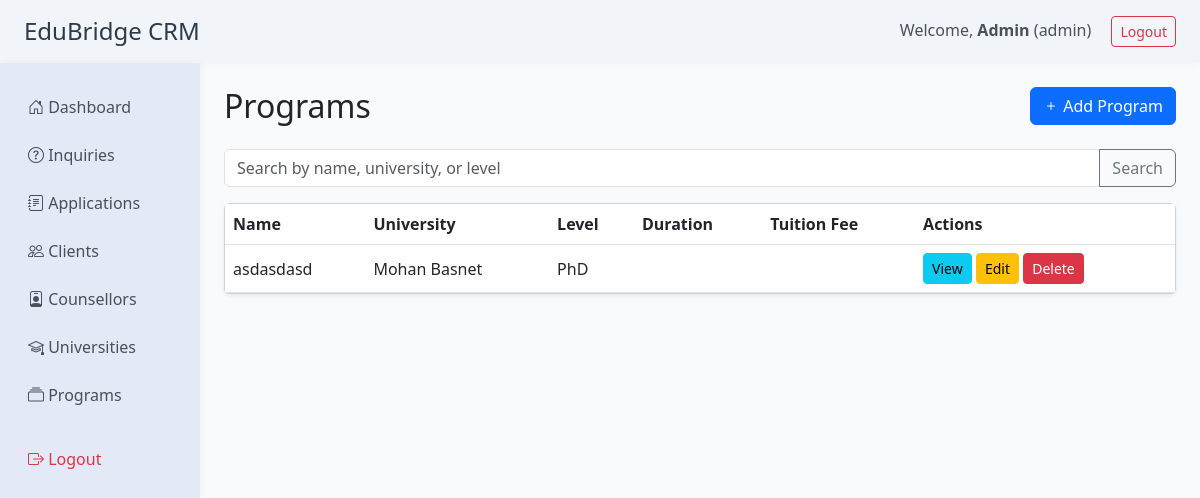
Page /modules/programs/list.php (signed in) on the committed database.
### tables this page shows
CREATE TABLE `programs` (
  `id` char(36) NOT NULL,
  `university_id` char(36) NOT NULL,
  `name` varchar(255) NOT NULL,
  `level` enum('Bachelors','Masters','PhD','Diploma','Certificate','Other') DEFAULT 'Bachelors',
  `duration` varchar(100) DEFAULT NULL,
  `tuition_fee` decimal(12,2) DEFAULT NULL,
  `description` text DEFAULT NULL,
  `created_at` datetime DEFAULT current_timestamp(),
  `updated_at` datetime DEFAULT current_timestamp() ON UPDATE current_timestamp()
);

CREATE TABLE `universities` (
  `id` char(36) NOT NULL,
  `name` varchar(255) NOT NULL,
  `country` varchar(100) DEFAULT NULL,
  `city` varchar(100) DEFAULT NULL,
  `website` varchar(255) DEFAULT NULL,
  `description` text DEFAULT NULL,
  `logo` varchar(255) DEFAULT NULL,
  `created_at` datetime DEFAULT current_timestamp(),
  `updated_at` datetime DEFAULT current_timestamp() ON UPDATE current_timestamp()
);

### includes/auth.php (called while the page is built, shortened)
<?php
function current_user_role() {
    return $_SESSION['user_role'] ?? null;
}

### modules/programs/list.php (the view, shortened to what this page needs)
<?php
require_once '../../includes/auth.php';
$user_role = current_user_role();
require_once '../../includes/db.php';
$search = trim($_GET['search'] ?? '');
$page = max(1, intval($_GET['page'] ?? 1));
$limit = 10;
$offset = ($page - 1) * $limit;
$where = '';
$sql = "SELECT p.*, u.name AS university_name FROM programs p JOIN universities u ON p.university_id = u.id $where ORDER BY p.created_at DESC LIMIT $limit OFFSET $offset";
$stmt = $mysqli->prepare($sql);
$stmt->execute();
$result = $stmt->get_result();
$programs = $result->fetch_all(MYSQLI_ASSOC);
?>
<!DOCTYPE html>
<html lang="en">
<head>
    <link href="https://cdn.jsdelivr.net/npm/bootstrap@5.3.0/dist/css/bootstrap.min.css" rel="stylesheet">
    <link rel="stylesheet" href="https://cdn.jsdelivr.net/npm/bootstrap-icons@1.10.5/font/bootstrap-icons.css">
</head>
<body>
<?php include '../../includes/header.php'; ?>
<div class="container-fluid">
    <div class="row">
        <?php include '../../includes/sidebar.php'; ?>
        <main class="col-md-10 ms-sm-auto px-4 py-4">
            <div class="d-flex justify-content-between align-items-center mb-4">
                <h2 class="mb-0">Programs</h2>
                <?php if (in_array($user_role, ['admin', 'counsellor'])): ?>
                    <a href="add.php" class="btn btn-primary"><i class="bi bi-plus"></i> Add Program</a>
                <?php endif; ?>
            </div>
            <form class="mb-3" method="get">
                <div class="input-group">
                    <input type="text" name="search" class="form-control" placeholder="Search by name, university, or level" value="<?= htmlspecialchars($search) ?>">
                    <button class="btn btn-outline-secondary" type="submit">Search</button>
                </div>
            </form>
            <div class="card shadow-sm">
                <div class="card-body p-0">
                    <div class="table-responsive">
                        <table class="table table-hover align-middle mb-0">
                            <thead>
                                <tr>
                                    <th>Name</th>
                                    <th>University</th>
                                    <th>Level</th>
                                    <th>Duration</th>
                                    <th>Tuition Fee</th>
                                    <th>Actions</th>
                                </tr>
                            </thead>
                            <tbody>
                                <?php foreach ($programs as $prog): ?>
                                    <tr>
                                        <td><?= htmlspecialchars($prog['name']) ?></td>
                                        <td><?= htmlspecialchars($prog['university_name']) ?></td>
                                        <td><?= htmlspecialchars($prog['level']) ?></td>
                                        <td><?= htmlspecialchars($prog['duration']) ?></td>
                                        <td><?= $prog['tuition_fee'] !== null ? number_format($prog['tuition_fee'], 2) : '' ?></td>
                                        <td>
                                            <a href="view.php?id=<?= urlencode($prog['id']) ?>" class="btn btn-sm btn-info">View</a>
                                            <?php if (in_array($user_role, ['admin', 'counsellor'])): ?>
                                                <a href="edit.php?id=<?= urlencode($prog['id']) ?>" class="btn btn-sm btn-warning">Edit</a>
                                                <a href="delete.php?id=<?= urlencode($prog['id']) ?>" class="btn btn-sm btn-danger" onclick="return confirm('Delete this program?')">Delete</a>
                                            <?php endif; ?>
                                        </td>
                                    </tr>
                                <?php endforeach; ?>
                            </tbody>
                        </table>
                    </div>
                </div>
            </div>
        </main>
    </div>
</div>
</body>
</html>

### modules/programs/list.php (style rules this page uses)
body { background: #f8fafc; }

### rows in the picture
programs: name "asdasdasd", university.name "Mohan Basnet", level "PhD"

### other values in the picture
$user_name "Admin"
$user_role "admin"
